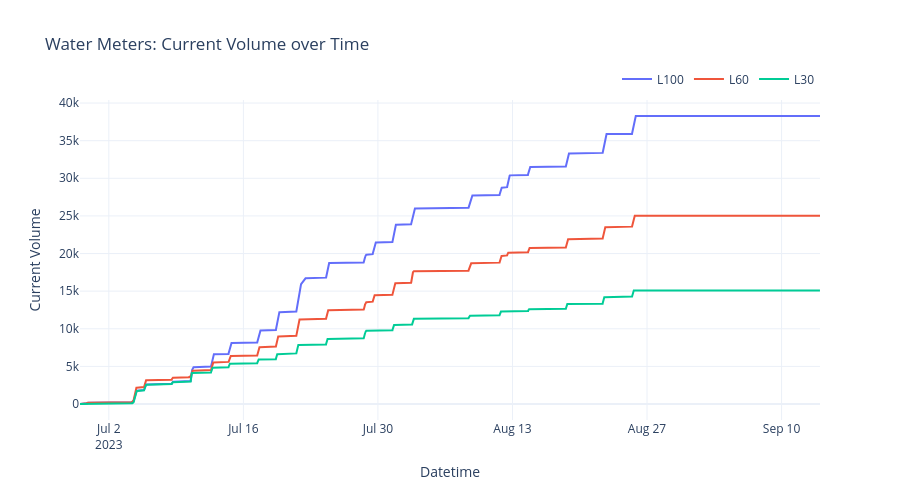

The notebook cell saved with this chart:
### Code cell
import pandas as pd

import plotly.graph_objects as go

# ensure datetime dtype
x1 = pd.to_datetime(L100_water['dt'])
x2 = pd.to_datetime(L60_water['dt'])
x3 = pd.to_datetime(L30_water['dt'])

fig = go.Figure()
fig.add_trace(go.Scatter(x=x1, y=L100_water['current_volume'], mode='lines', name='L100'))
fig.add_trace(go.Scatter(x=x2, y=L60_water['current_volume'], mode='lines', name='L60'))
fig.add_trace(go.Scatter(x=x3, y=L30_water['current_volume'], mode='lines', name='L30'))

fig.update_layout(
    title='Water Meters: Current Volume over Time',
    xaxis_title='Datetime',
    yaxis_title='Current Volume',
    legend=dict(orientation='h', yanchor='bottom', y=1.02, xanchor='right', x=1),
    template='plotly_white',
    height=500,
    hovermode='x unified'
)
fig.update_xaxes(rangeslider_visible=False)
fig.show()

### Figure 1 — Plotly figure (JSON) as saved in the notebook; plotly's stock layout.template omitted (floating-point values rounded to 4 significant figures; data arrays with more than 128 entries replaced by an {"elided": "..."} marker saying what was removed)
{"data": [{"mode": "lines", "name": "L100", "type": "scatter", "x": {"elided": "10800 str values"}, "y": {"elided": "10800 int values"}}, {"mode": "lines", "name": "L60", "type": "scatter", "x": {"elided": "10906 str values"}, "y": {"elided": "10906 int values"}}, {"mode": "lines", "name": "L30", "type": "scatter", "x": {"elided": "10941 str values"}, "y": {"elided": "10941 int values"}}], "layout": {"height": 500, "hovermode": "x unified", "legend": {"orientation": "h", "x": 1, "xanchor": "right", "y": 1.02, "yanchor": "bottom"}, "title": {"text": "Water Meters: Current Volume over Time"}, "xaxis": {"rangeslider": {"visible": false}, "title": {"text": "Datetime"}}, "yaxis": {"title": {"text": "Current Volume"}}}}
